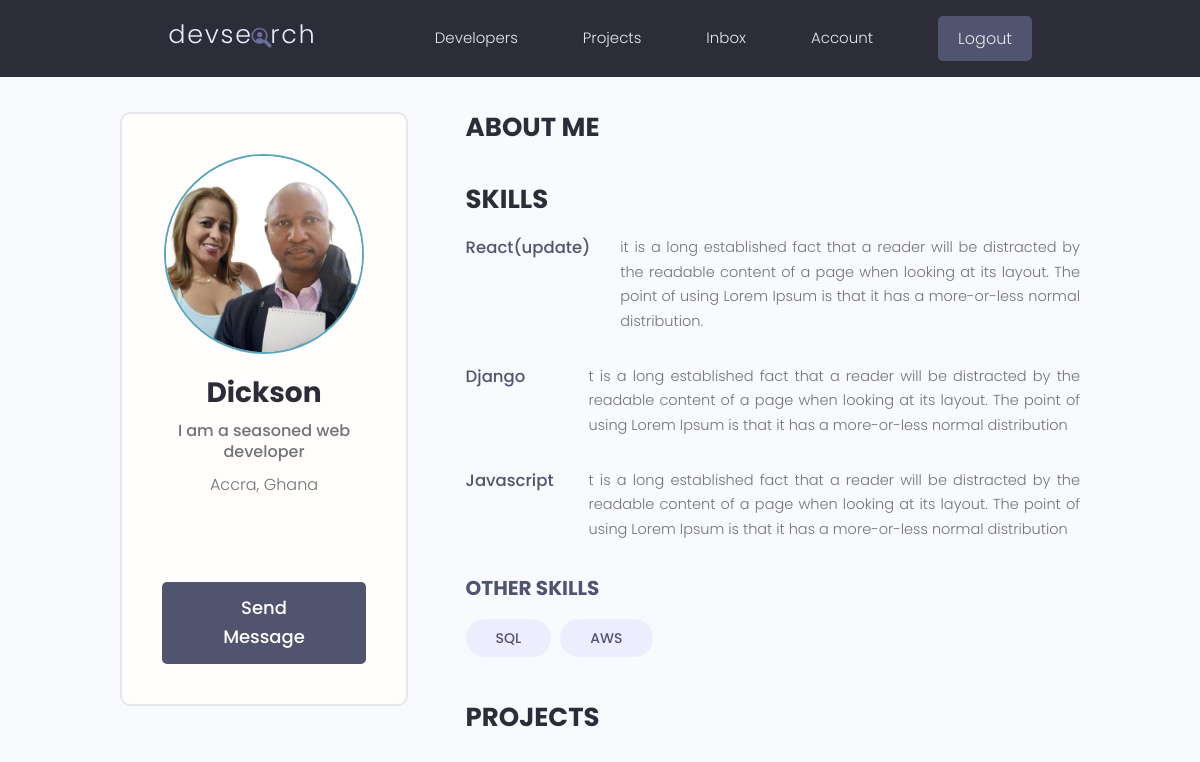
Page /profile/a6f3eae3-043d-48ef-adb5-f76086bb5a82/ (signed in) on the committed database.
### users/models.py (models this page shows, shortened)
class Profile(models.Model):
    user = models.OneToOneField(User, on_delete=models.CASCADE, null=True, blank=True)
    name = models.CharField(max_length=200, blank=True, null=True)
    email = models.EmailField(max_length=200, blank=True, null=True)
    username = models.CharField(max_length=200, blank=True, null=True)
    location = models.CharField(max_length=200, blank=True, null=True)
    short_intro = models.CharField(max_length=200, blank=True, null=True)
    bio = models.TextField(max_length=200, blank=True, null=True)
    profile_image = models.ImageField(null=True, blank=True,
                                        upload_to='profiles', default='profiles/user-default.png')
    social_github = models.CharField(max_length=300, blank=True, null=True)
    social_twitter = models.CharField(max_length=200, blank=True, null=True)
    social_youtube = models.CharField(max_length=200, blank=True, null=True)
    social_linkedin = models.CharField(max_length=200, blank=True, null=True)
    social_website = models.CharField(max_length=200, blank=True, null=True)
    created = models.DateTimeField(auto_now_add=True)
    id = models.UUIDField(default=uuid.uuid4, unique=True, primary_key=True, editable=False)

class Skill(models.Model):
    owner = models.ForeignKey(Profile, null=True, blank=True, on_delete = models.CASCADE)
    name = models.CharField(max_length=200, blank=True, null=True)
    description = models.TextField(blank=True, null=True)
    created = models.DateTimeField(auto_now_add=True)
    id = models.UUIDField(default=uuid.uuid4, unique=True, primary_key=True, editable=False)
    def __str__(self):
        return str(self.name)

### users/views.py (the view)
# urls.py: path('profile/<str:pk>/', views.userProfile, name='user-profile'),
@login_required(login_url='login')
def userProfile(request, pk):
    user = Profile.objects.get(id=pk)
    skill_desc = user.skill_set.exclude(description__exact="")
    skill_nodesc = user.skill_set.filter(description__exact="")
    context = {
        'user':user,
        'skill_desc':skill_desc,
        'skill_nodesc':skill_nodesc
    }
    return render(request, 'users/user_profile.html',context)

### users/templates/users/user_profile.html (shortened to what this page needs)
{% extends 'layouts/main.html'%}
{% block content %}
<main class="profile my-md">
  <div class="container">
    <div class="layout">
      <div class="column column--1of3">
        <div class="card text-center">
          <div class="card__body dev">
            <img class="avatar avatar--xl" src="{{ user.profile_image.url}}" />
            <h2 class="dev__name">{{ user.name }}</h2>
            <p class="dev__title">{{ user.short_intro}}</p>
            <p class="dev__location">{{ user.location }}</p>
            <ul class="dev__social">
            </ul>
            {% if request.user.profile.id != profile.id %}
            <a href="{% url 'send-message' user.id %}" class="btn btn--sub btn--lg">Send Message </a>
            {% endif %}
          </div>
        </div>
      </div>
      <div class="column column--2of3">
        <div class="devInfo">
          <h3 class="devInfo__title">About Me</h3>
        </div>
        <div class="devInfo">
          <h3 class="devInfo__title">Skills</h3>
          <div class="devInfo__skills">
            {% for skill in skill_desc %}
            <div class="devSkill">
              <h4 class="devSkill__title">{{skill.name}}</h4>
              <p class="devSkill__info">
                {{ skill.description }}
              </p>
            </div>
            {% endfor %}
            <h3 class="devInfo__subtitle">Other Skills</h3>
            <div class="devInfo__otherSkills">
              {% for skill in skill_nodesc %}
              <span class="tag tag--pill tag--sub tag--lg">
                <small>{{ skill }}</small>
              </span>
              {% endfor %}
            </div>
          </div>
        </div>
        <div class="devInfo">
          <h3 class="devInfo__title">Projects</h3>
        </div>
      </div>
    </div>
  </div>
</main>
{% endblock %}

### static/styles/app.css (style rules this page uses)
:root { --color-sub: #2d2d39; }
.btn--sub { background-color: var(--color-sub-light); }
.card { border: 2px solid var(--color-light); }
img { width: 100%; }
.profile .card > .dev { padding: 4rem; }
.dev__name { color: var(--color-sub); font-size: 2.8rem; font-weight: 700; margin-top: 1rem; margin-bottom: 0.5rem; }
.dev__title { font-size: 1.6rem; font-weight: 500; line-height: 1.3; }
.dev__location { margin-top: 1rem; }
.dev__social { margin: 3rem 0; list-style: none; display: flex; justify-content: center; gap: 1.5rem; }
.devInfo { margin-bottom: 3rem; }
.devInfo__title, .devInfo__subtitle { font-size: 2.6rem; color: var(--color-sub); text-transform: uppercase; font-weight: 700; margin-bottom: 1.5rem; }
.devInfo__subtitle { font-size: 2rem; color: var(--color-sub-light); }
.devInfo__about, .devSkill__info { font-size: 1.45rem; line-height: 1.7; text-align: justify; }
.devSkill { margin-bottom: 3rem; }
.devSkill__title { font-size: 1.65rem; font-weight: 500; color: var(--color-sub-light); }
@media screen and (min-width: 700px) { .devSkill { display: flex; justify-content: space-between; gap: 3rem; } }
@media screen and (min-width: 700px) { .devSkill__info { flex-basis: 80%; } }

### static/uikit/styles/modules/_variables.css (style rules this page uses)
:root { --color-main: #5aa5b9; --color-main-light: #e6faff; --color-sub: #3f4156; --color-sub-light: #51546e; --color-sub-lighter: #ededfd; --color-text: #737373; --color-gray: #8b8b8b; --color-light: #e5e7eb; --color-light-gray: #767676; --color-bg: #f8fafd; --color-white: #fffefd; --color-white-light: #f3f3f3; --color-success: #359e64; --color-success-bg: #def8e8; --color-error: #fc4b0b; --color-error-bg: #fff2ee; --font-base: 'Poppins', arial, helvetica, 'Segoe UI', roboto, ubuntu, sans-serif; --font-monospace: 'Fira Code', 'Courier New', courier, monospace; --font-regular: 300; --font-medium: 500; --font-bold: 700; --generic-shadow: 1px 1px 5px #00000010; --generic-transition: all 0.3s ease-in-out; }

### static/uikit/styles/modules/_base.css (style rules this page uses)
* { margin: 0; padding: 0; box-sizing: border-box; text-rendering: optimizeLegibility; color: inherit; font-size: inherit; }
html { font-size: 50%; }
@media only screen and (min-width: 480px) { html { font-size: 56.25%; } }
@media only screen and (min-width: 1200px) { html { font-size: 62.5%; } }
body { line-height: 1.6; font-weight: 400; font-size: 1.5rem; color: var(--color-text); background-color: var(--color-bg); min-height: 100vh; }

### static/uikit/styles/modules/_typography.css (style rules this page uses)
* { font-family: var(--font-base); }
h2 { font-size: 3.6rem; font-weight: var(--font-bold); }
h3 { font-size: 3.2rem; font-weight: var(--font-medium); }
h4 { font-size: 2.8rem; font-weight: var(--font-medium); }
p, span, strong { font-size: 1.6rem; color: var(--color-text); font-weight: var(--font-regular); }
a { padding-bottom: 2px; text-decoration: none; display: inline-block; color: var(--color-main); font-weight: var(--font-medium); }

### static/uikit/styles/modules/_utilities.css (style rules this page uses)
.container { width: 92%; max-width: 165rem; margin: 0 auto; box-sizing: border-box; }
@media screen and (min-width: 1000px) { .container { width: 90%; } }
@media screen and (min-width: 1200px) { .container { width: 80%; } }
.text-center { text-align: center; }
.my-md { margin: 3rem auto; }

### static/uikit/styles/modules/_avatar.css (style rules this page uses)
.avatar { border-radius: 50%; border: 2px solid var(--color-main); object-fit: cover; }
.avatar--xl { height: 20rem; width: 20rem; }

### static/uikit/styles/modules/_button.css (style rules this page uses)
.btn { display: inline-block; position: relative; cursor: pointer; background-color: var(--color-light); font-weight: var(--font-medium); color: var(--color-sub); text-decoration: none; padding: 1rem 2rem; border-radius: 0.5rem; border: none; width: -webkit-fit-content; width: -moz-fit-content; width: fit-content; height: -webkit-fit-content; height: -moz-fit-content; height: fit-content; font-size: 1.6rem; outline-width: 0; outline-color: transparent; -webkit-backface-visibility: hidden; backface-visibility: hidden; transition: all 0.3s ease-in-out; }
.btn--sub { background-color: var(--color-sub); color: var(--color-white); }
.btn--lg { font-size: 1.8rem; padding: 1.2rem 4.5rem; }

### static/uikit/styles/modules/_card.css (style rules this page uses)
.card { border-radius: 1rem; background-color: var(--color-white); border: 1.5px solid var(--color-light); width: auto; height: auto; margin-top: 0.5rem; margin-bottom: 0.5rem; overflow: hidden; }
.card__body, .card__header { padding: 2rem 2.5rem; }

### static/uikit/styles/modules/_layout.css (style rules this page uses)
.layout { display: flex; flex-flow: row wrap; justify-content: space-between; }
.layout > .column { margin-bottom: 3rem; }
.layout > .column.column--1of3 { flex-basis: 30%; }
.layout > .column.column--2of3 { flex-basis: 64%; }

### rows in the picture
Profile: profile_image (picture), name "Dickson", short_intro "I am a seasoned web developer", location "Accra, Ghana"
Skill: name "React(update)", description "it is a long established fact that a reader will be distracted by the readable content of a page when looking at its layout. The point of using Lorem Ipsum is that it has a more-or-less normal distribution."
Skill: name "Django", description "t is a long established fact that a reader will be distracted by the readable content of a page when looking at its layout. The point of using Lorem Ipsum is that it has a more-or-less normal distribution"
Skill: name "Javascript", description "t is a long established fact that a reader will be distracted by the readable content of a page when looking at its layout. The point of using Lorem Ipsum is that it has a more-or-less normal distribution"
Skill: name "SQL"
Skill: name "AWS"
